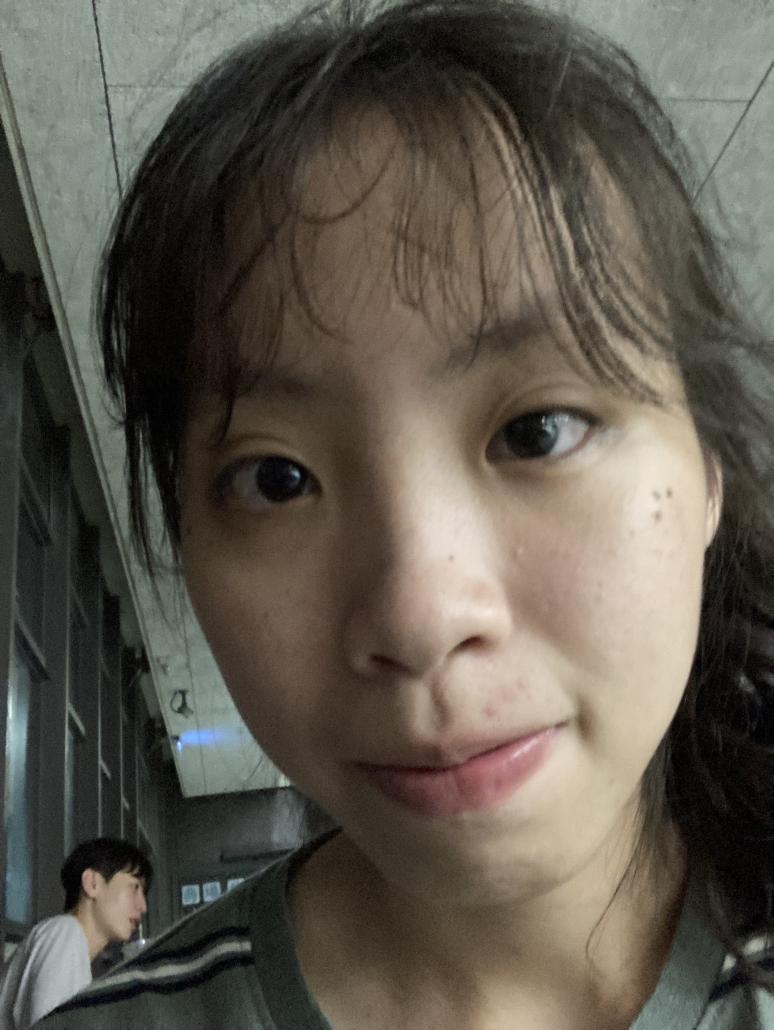
#> input picture imageRecognitin/althea.jpg, 2320 x 3088 px (shown at 1/3 size)
$ python test.py
#> lines starting #> are read from the running program, lines starting #| are printed output that depends on the picture
import cv2
import numpy as np

color =[1, 2, [100,100,100]]
img = cv2.imread('althea.jpg')
#> img is the input picture: shape (3088, 2320, 3); mean B, G, R 77.8, 88.3, 93.6
img = cv2.resize(img, (0,0), fx = 0.15, fy = 0.15)
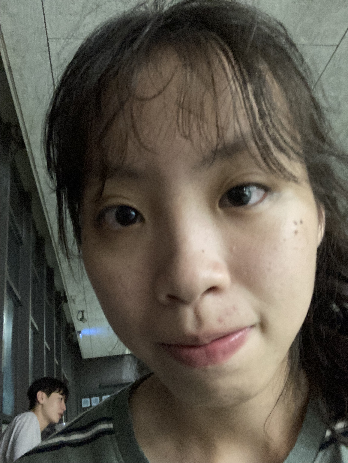
#> img: shape (463, 348, 3); mean B, G, R 77.7, 88.1, 93.4
cv2.circle(img, (270,400), 50, list(color[2]), cv2.FILLED)
cv2.circle(img, (270,400), 20, (0, 0, 0, 255), cv2.FILLED)
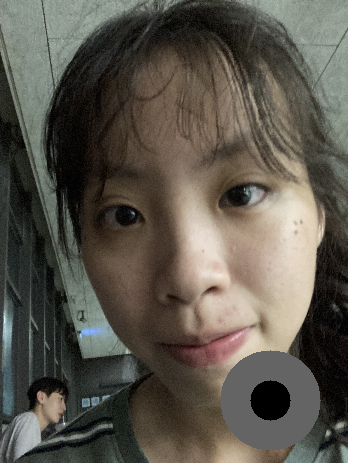
#> img: shape (463, 348, 3); mean B, G, R 76.9, 86.3, 90.9
cv2.imshow('althea', img)
cv2.waitKey(0)
